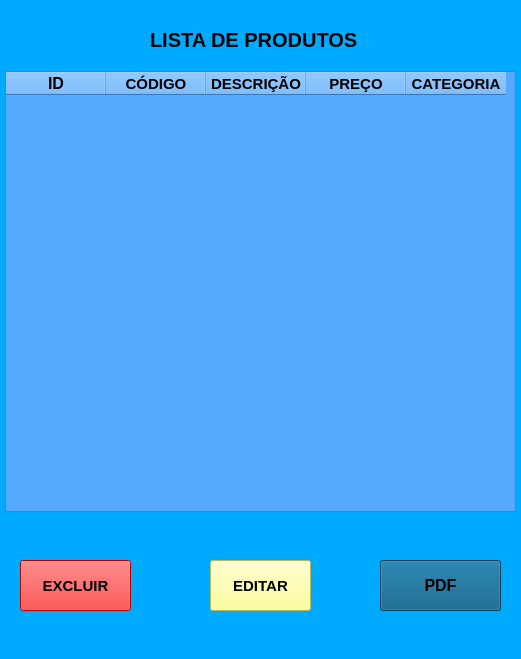
<?xml version="1.0" encoding="UTF-8"?>
<ui version="4.0">
 <class>MainWindow</class>
 <widget class="QMainWindow" name="MainWindow">
  <property name="geometry">
   <rect>
    <x>0</x>
    <y>0</y>
    <width>521</width>
    <height>659</height>
   </rect>
  </property>
  <property name="windowTitle">
   <string>MainWindow</string>
  </property>
  <property name="styleSheet">
   <string notr="true">background-color: rgb(0, 170, 255);</string>
  </property>
  <widget class="QWidget" name="centralwidget">
   <widget class="QLabel" name="label">
    <property name="geometry">
     <rect>
      <x>150</x>
      <y>30</y>
      <width>281</width>
      <height>20</height>
     </rect>
    </property>
    <property name="font">
     <font>
      <pointsize>15</pointsize>
      <weight>75</weight>
      <bold>true</bold>
     </font>
    </property>
    <property name="text">
     <string>LISTA DE PRODUTOS</string>
    </property>
   </widget>
   <widget class="QTableWidget" name="tableWidget">
    <property name="geometry">
     <rect>
      <x>5</x>
      <y>71</y>
      <width>511</width>
      <height>441</height>
     </rect>
    </property>
    <property name="font">
     <font>
      <pointsize>13</pointsize>
      <weight>75</weight>
      <bold>true</bold>
     </font>
    </property>
    <property name="styleSheet">
     <string notr="true">background-color: rgb(85, 255, 255);
background-color: rgb(85, 170, 255);</string>
    </property>
    <property name="gridStyle">
     <enum>Qt::NoPen</enum>
    </property>
    <column>
     <property name="text">
      <string>ID</string>
     </property>
     <property name="font">
      <font>
       <pointsize>12</pointsize>
       <weight>75</weight>
       <bold>true</bold>
      </font>
     </property>
    </column>
    <column>
     <property name="text">
      <string>CÓDIGO</string>
     </property>
     <property name="font">
      <font>
       <pointsize>11</pointsize>
       <weight>75</weight>
       <bold>true</bold>
      </font>
     </property>
    </column>
    <column>
     <property name="text">
      <string>DESCRIÇÃO</string>
     </property>
     <property name="font">
      <font>
       <pointsize>11</pointsize>
       <weight>75</weight>
       <bold>true</bold>
      </font>
     </property>
    </column>
    <column>
     <property name="text">
      <string>PREÇO</string>
     </property>
     <property name="font">
      <font>
       <pointsize>11</pointsize>
       <weight>75</weight>
       <bold>true</bold>
      </font>
     </property>
    </column>
    <column>
     <property name="text">
      <string>CATEGORIA</string>
     </property>
     <property name="font">
      <font>
       <pointsize>11</pointsize>
       <weight>75</weight>
       <bold>true</bold>
      </font>
     </property>
    </column>
   </widget>
   <widget class="QPushButton" name="pushButton">
    <property name="geometry">
     <rect>
      <x>380</x>
      <y>560</y>
      <width>121</width>
      <height>51</height>
     </rect>
    </property>
    <property name="font">
     <font>
      <pointsize>12</pointsize>
      <weight>75</weight>
      <bold>true</bold>
     </font>
    </property>
    <property name="styleSheet">
     <string notr="true">background-color: rgb(255, 0, 0);
background-color: rgb(0, 85, 127);</string>
    </property>
    <property name="text">
     <string>PDF</string>
    </property>
   </widget>
   <widget class="QPushButton" name="pushButton_2">
    <property name="geometry">
     <rect>
      <x>20</x>
      <y>560</y>
      <width>111</width>
      <height>51</height>
     </rect>
    </property>
    <property name="font">
     <font>
      <pointsize>11</pointsize>
      <weight>75</weight>
      <bold>true</bold>
     </font>
    </property>
    <property name="styleSheet">
     <string notr="true">background-color: rgb(255, 0, 0);</string>
    </property>
    <property name="text">
     <string>EXCLUIR</string>
    </property>
   </widget>
   <widget class="QPushButton" name="pushButton_3">
    <property name="geometry">
     <rect>
      <x>210</x>
      <y>560</y>
      <width>101</width>
      <height>51</height>
     </rect>
    </property>
    <property name="font">
     <font>
      <pointsize>11</pointsize>
      <weight>75</weight>
      <bold>true</bold>
     </font>
    </property>
    <property name="styleSheet">
     <string notr="true">background-color: rgb(255, 255, 127);</string>
    </property>
    <property name="text">
     <string>EDITAR</string>
    </property>
   </widget>
  </widget>
  <widget class="QMenuBar" name="menubar">
   <property name="geometry">
    <rect>
     <x>0</x>
     <y>0</y>
     <width>521</width>
     <height>21</height>
    </rect>
   </property>
  </widget>
  <widget class="QStatusBar" name="statusbar"/>
 </widget>
 <resources/>
 <connections/>
</ui>
